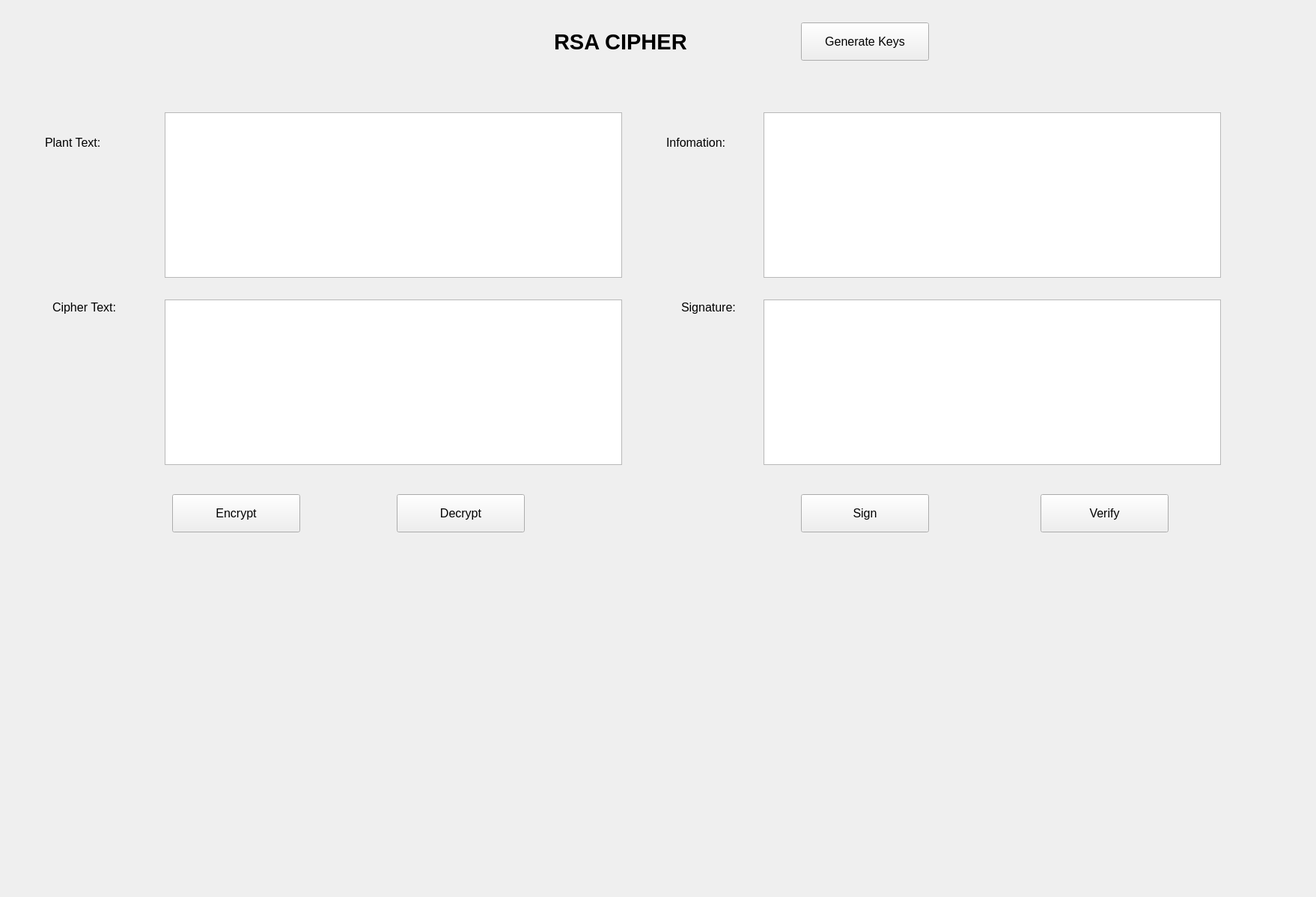
<?xml version="1.0" encoding="UTF-8"?>
<ui version="4.0">
 <class>Form</class>
 <widget class="QWidget" name="Form">
  <property name="geometry">
   <rect>
    <x>0</x>
    <y>0</y>
    <width>1758</width>
    <height>1198</height>
   </rect>
  </property>
  <property name="windowTitle">
   <string>Form</string>
  </property>
  <widget class="QLabel" name="label">
   <property name="geometry">
    <rect>
     <x>60</x>
     <y>170</y>
     <width>111</width>
     <height>41</height>
    </rect>
   </property>
   <property name="font">
    <font>
     <pointsize>12</pointsize>
    </font>
   </property>
   <property name="text">
    <string>Plant Text:</string>
   </property>
  </widget>
  <widget class="QLabel" name="ciphertext">
   <property name="geometry">
    <rect>
     <x>70</x>
     <y>390</y>
     <width>111</width>
     <height>41</height>
    </rect>
   </property>
   <property name="font">
    <font>
     <pointsize>12</pointsize>
    </font>
   </property>
   <property name="text">
    <string>Cipher Text:</string>
   </property>
  </widget>
  <widget class="QLabel" name="label_3">
   <property name="geometry">
    <rect>
     <x>890</x>
     <y>170</y>
     <width>111</width>
     <height>41</height>
    </rect>
   </property>
   <property name="font">
    <font>
     <pointsize>12</pointsize>
    </font>
   </property>
   <property name="text">
    <string>Infomation:</string>
   </property>
  </widget>
  <widget class="QLabel" name="label_4">
   <property name="geometry">
    <rect>
     <x>910</x>
     <y>390</y>
     <width>111</width>
     <height>41</height>
    </rect>
   </property>
   <property name="font">
    <font>
     <pointsize>12</pointsize>
    </font>
   </property>
   <property name="text">
    <string>Signature:</string>
   </property>
  </widget>
  <widget class="QLabel" name="label_5">
   <property name="geometry">
    <rect>
     <x>740</x>
     <y>20</y>
     <width>301</width>
     <height>71</height>
    </rect>
   </property>
   <property name="font">
    <font>
     <pointsize>22</pointsize>
     <weight>75</weight>
     <bold>true</bold>
    </font>
   </property>
   <property name="text">
    <string>RSA CIPHER</string>
   </property>
  </widget>
  <widget class="QPushButton" name="btn_gen_keys">
   <property name="geometry">
    <rect>
     <x>1070</x>
     <y>30</y>
     <width>171</width>
     <height>51</height>
    </rect>
   </property>
   <property name="font">
    <font>
     <pointsize>12</pointsize>
    </font>
   </property>
   <property name="text">
    <string>Generate Keys</string>
   </property>
  </widget>
  <widget class="QPushButton" name="btn_encrypt">
   <property name="geometry">
    <rect>
     <x>230</x>
     <y>660</y>
     <width>171</width>
     <height>51</height>
    </rect>
   </property>
   <property name="font">
    <font>
     <pointsize>12</pointsize>
    </font>
   </property>
   <property name="text">
    <string>Encrypt</string>
   </property>
  </widget>
  <widget class="QPushButton" name="btn_decrypt">
   <property name="geometry">
    <rect>
     <x>530</x>
     <y>660</y>
     <width>171</width>
     <height>51</height>
    </rect>
   </property>
   <property name="font">
    <font>
     <pointsize>12</pointsize>
    </font>
   </property>
   <property name="text">
    <string>Decrypt</string>
   </property>
  </widget>
  <widget class="QPushButton" name="btn_sign">
   <property name="geometry">
    <rect>
     <x>1070</x>
     <y>660</y>
     <width>171</width>
     <height>51</height>
    </rect>
   </property>
   <property name="font">
    <font>
     <pointsize>12</pointsize>
    </font>
   </property>
   <property name="text">
    <string>Sign</string>
   </property>
  </widget>
  <widget class="QPushButton" name="btn_verify">
   <property name="geometry">
    <rect>
     <x>1390</x>
     <y>660</y>
     <width>171</width>
     <height>51</height>
    </rect>
   </property>
   <property name="font">
    <font>
     <pointsize>12</pointsize>
    </font>
   </property>
   <property name="text">
    <string>Verify</string>
   </property>
  </widget>
  <widget class="QTextEdit" name="txt_plain_text">
   <property name="geometry">
    <rect>
     <x>220</x>
     <y>150</y>
     <width>611</width>
     <height>221</height>
    </rect>
   </property>
  </widget>
  <widget class="QTextEdit" name="txt_cipher_text">
   <property name="geometry">
    <rect>
     <x>220</x>
     <y>400</y>
     <width>611</width>
     <height>221</height>
    </rect>
   </property>
  </widget>
  <widget class="QTextEdit" name="txt_info">
   <property name="geometry">
    <rect>
     <x>1020</x>
     <y>150</y>
     <width>611</width>
     <height>221</height>
    </rect>
   </property>
  </widget>
  <widget class="QTextEdit" name="txt_sign">
   <property name="geometry">
    <rect>
     <x>1020</x>
     <y>400</y>
     <width>611</width>
     <height>221</height>
    </rect>
   </property>
  </widget>
 </widget>
 <resources/>
 <connections/>
</ui>
